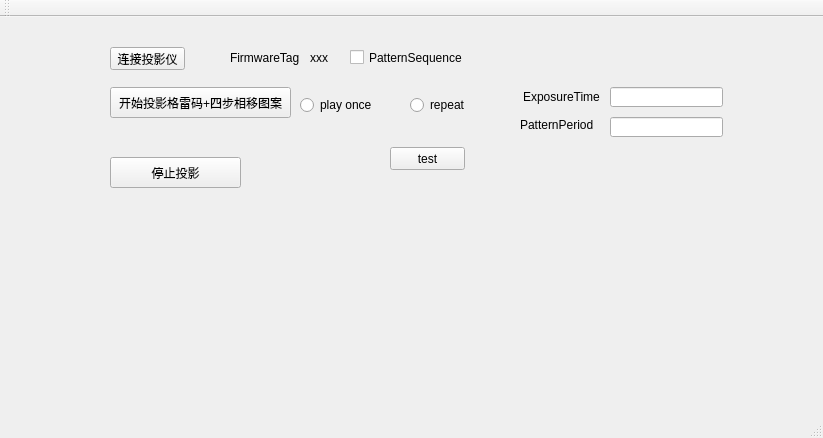
<?xml version="1.0" encoding="UTF-8"?>
<ui version="4.0">
 <class>DLP4500TestClass</class>
 <widget class="QMainWindow" name="DLP4500TestClass">
  <property name="geometry">
   <rect>
    <x>0</x>
    <y>0</y>
    <width>823</width>
    <height>438</height>
   </rect>
  </property>
  <property name="windowTitle">
   <string>DLP4500Test</string>
  </property>
  <widget class="QWidget" name="centralWidget">
   <widget class="QPushButton" name="connectButton">
    <property name="geometry">
     <rect>
      <x>110</x>
      <y>30</y>
      <width>75</width>
      <height>23</height>
     </rect>
    </property>
    <property name="text">
     <string>连接投影仪</string>
    </property>
   </widget>
   <widget class="QLabel" name="label">
    <property name="geometry">
     <rect>
      <x>230</x>
      <y>30</y>
      <width>71</width>
      <height>21</height>
     </rect>
    </property>
    <property name="text">
     <string>FirmwareTag</string>
    </property>
   </widget>
   <widget class="QLabel" name="label_firmwareTagInfo">
    <property name="geometry">
     <rect>
      <x>310</x>
      <y>30</y>
      <width>61</width>
      <height>21</height>
     </rect>
    </property>
    <property name="text">
     <string>xxx</string>
    </property>
   </widget>
   <widget class="QPushButton" name="project_Button">
    <property name="geometry">
     <rect>
      <x>110</x>
      <y>70</y>
      <width>181</width>
      <height>31</height>
     </rect>
    </property>
    <property name="text">
     <string>开始投影格雷码+四步相移图案</string>
    </property>
   </widget>
   <widget class="QRadioButton" name="radioButton_PatSeqDispRunContinuous">
    <property name="geometry">
     <rect>
      <x>410</x>
      <y>80</y>
      <width>89</width>
      <height>16</height>
     </rect>
    </property>
    <property name="text">
     <string>repeat</string>
    </property>
   </widget>
   <widget class="QRadioButton" name="radioButton_PatSeqDispRunOnce">
    <property name="geometry">
     <rect>
      <x>300</x>
      <y>80</y>
      <width>89</width>
      <height>16</height>
     </rect>
    </property>
    <property name="text">
     <string>play once</string>
    </property>
   </widget>
   <widget class="QLineEdit" name="lineEdit_PatSeqPatExpTime">
    <property name="geometry">
     <rect>
      <x>610</x>
      <y>70</y>
      <width>113</width>
      <height>20</height>
     </rect>
    </property>
   </widget>
   <widget class="QLabel" name="label_2">
    <property name="geometry">
     <rect>
      <x>523</x>
      <y>70</y>
      <width>81</width>
      <height>20</height>
     </rect>
    </property>
    <property name="text">
     <string>ExposureTime</string>
    </property>
   </widget>
   <widget class="QLabel" name="label_3">
    <property name="geometry">
     <rect>
      <x>520</x>
      <y>100</y>
      <width>81</width>
      <height>16</height>
     </rect>
    </property>
    <property name="text">
     <string>PatternPeriod</string>
    </property>
   </widget>
   <widget class="QLineEdit" name="lineEdit_PatSeqPatPeriod">
    <property name="geometry">
     <rect>
      <x>610</x>
      <y>100</y>
      <width>113</width>
      <height>20</height>
     </rect>
    </property>
   </widget>
   <widget class="QPushButton" name="stopButton">
    <property name="geometry">
     <rect>
      <x>110</x>
      <y>140</y>
      <width>131</width>
      <height>31</height>
     </rect>
    </property>
    <property name="text">
     <string>停止投影</string>
    </property>
   </widget>
   <widget class="QCheckBox" name="checkBox_SLMode">
    <property name="geometry">
     <rect>
      <x>350</x>
      <y>30</y>
      <width>121</width>
      <height>21</height>
     </rect>
    </property>
    <property name="text">
     <string>PatternSequence</string>
    </property>
   </widget>
   <widget class="QPushButton" name="testButton">
    <property name="geometry">
     <rect>
      <x>390</x>
      <y>130</y>
      <width>75</width>
      <height>23</height>
     </rect>
    </property>
    <property name="text">
     <string>test</string>
    </property>
   </widget>
  </widget>
  <widget class="QMenuBar" name="menuBar">
   <property name="geometry">
    <rect>
     <x>0</x>
     <y>0</y>
     <width>823</width>
     <height>23</height>
    </rect>
   </property>
  </widget>
  <widget class="QToolBar" name="mainToolBar">
   <attribute name="toolBarArea">
    <enum>TopToolBarArea</enum>
   </attribute>
   <attribute name="toolBarBreak">
    <bool>false</bool>
   </attribute>
  </widget>
  <widget class="QStatusBar" name="statusBar"/>
 </widget>
 <layoutdefault spacing="6" margin="11"/>
 <resources>
  <include location="DLP4500Test.qrc"/>
 </resources>
 <connections/>
</ui>
